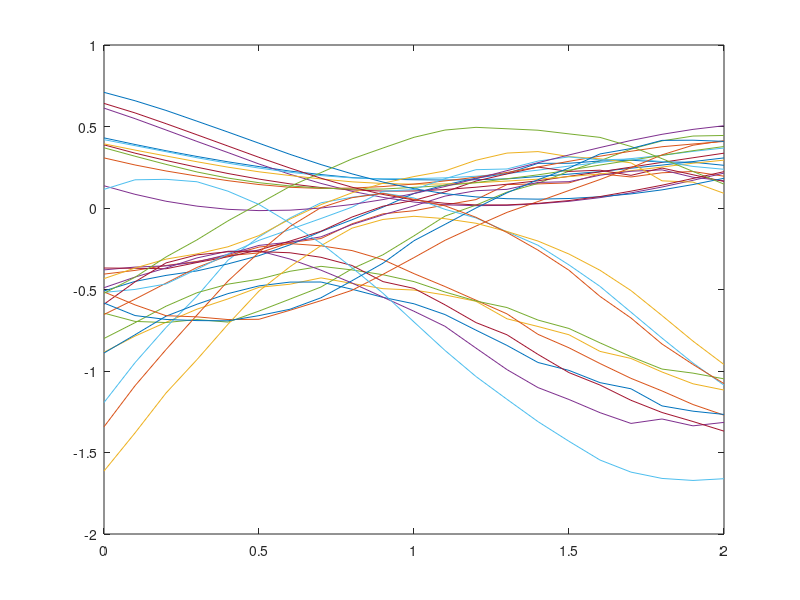
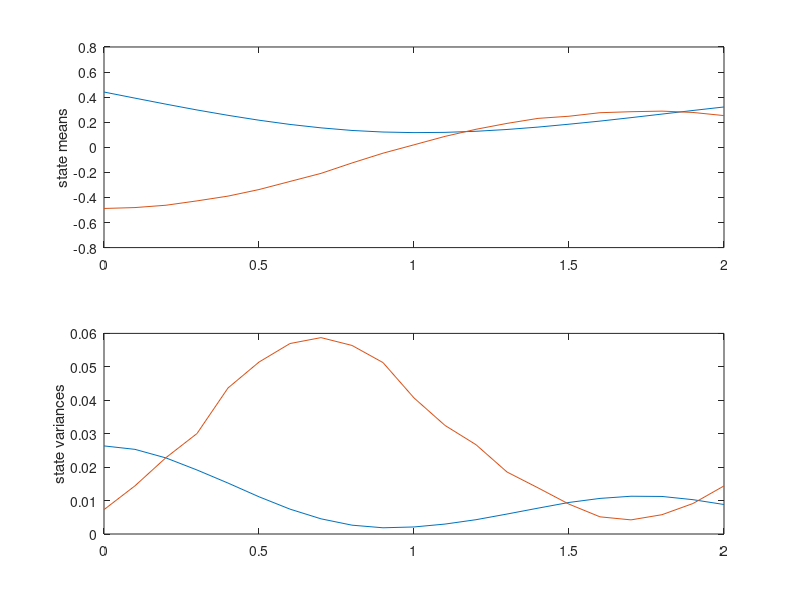

Reproduce these figures in MATLAB, in order. (Note: this script raises an error after producing the figures.)
function frame_hyper_optim_KLdiv_Traj()
clear all, close all

% matlabpool % in case you have parallel computing toolbox

% Initial hyperparameters
loghyp = log([0.1, 0.1, 0.1, 1, .01; 0.1, 0.1, 0.1, 1, .01])';

% Control input noise
torque_noise = .2;
% Control gain
K = -[3, 1];
% dt
dt = .1;
% Simulation yime length
tend = 2;
% Number of observed trajectories
notrajs = 10;

% The differential equation
diffx_int2 = @(x, k) dt*[x(2), cos(x(:)'*x(:)) +  x(:)'*k(:) + randn(1)*torque_noise]';
diffx_loc = @(x) diffx_int2(x, K);

tm = [0:dt:tend];
T = length(tm);
xsave = [];
usave = [];
mnsave = zeros(length(tm), notrajs, 2);

trainx = [];
trainy = [];

figure,
% Simulation
for e = 1:notrajs
    x = mvnrnd([.5 -.5],diag([.1 .1]/5))'; % <-- Initial state is drawn
    y = zeros(length(tm), 2);
    y(1, :) = x;
    for t = 2:length(tm)
        x = x + diffx_loc(x);
        y(t, :) = x';
    end
    xsave = [xsave; y];
    usave = [usave; y*K'];
    
    % GP training data
    trainx = [trainx; y(1:end-1, :) y(1:end-1, :)*K']; 
    trainy = [trainy; y(2:end, :) - y(1:end-1, :)];
    
    % Save simulation data in 3D: (time point, trajectory, state dimension)
    mnsave(:, e, 1) = y(:, 1);
    mnsave(:, e, 2) = y(:, 2);
    
    % Plot results
    plot(tm, [y, y*K']), hold on
end

figure,
subplot(2,1,1), plot(tm, squeeze(mean(mnsave, 2))), ylabel('state means')
subplot(2,1,2), plot(tm, squeeze(mean(mnsave.^2, 2))-squeeze(mean(mnsave, 2)).^2), ylabel('state variances')

% Initial feature (Squared only for now)
phi_init = [mean(squeeze(mnsave(1, :, :)), 1)'; mean(squeeze(mnsave(1, :, :)), 1)'.^2];
% phi_init = mean(squeeze(mnsave(1, :, :)), 1)';
th = randn(T, length(phi_init))*.1; % <--- initial theta 
th_loghyp_init = [reshape(th', [], 1); reshape(loghyp, [], 1)]; % <-- initial loghyperparameter-theta composite

objfun = @(th_loghyp) hyper_optim_kldiv(th_loghyp, mnsave, trainx, trainy, T, notrajs); % gives back the dual function value and its gradient w.r.t. th_loghyp
objfun = @(th_loghyp) gradientFrame(th_loghyp, mnsave, trainx, trainy, T, notrajs); % gives back the dual function value and its gradient w.r.t. th_loghyp

% Compare numerical and analytic gradients, they should be the same
% numGrad = numericalGradient(objfun, th_loghyp_init);
% [~, analGrad] = objfun(th_loghyp_init);
% [numGrad, analGrad]

trainy = bsxfun(@times, randn(size(trainy)), [.001, .01]/2) + trainy;

th_loghyp_opt = getFullGPModelGPU(trainx, trainy, -200, 0);
th_loghyp_opt
% Perform optimization
th_loghyp_opt = minimize(th_loghyp_init, objfun, -200);
keyboard
end

function [f, df] = hyper_optim_kldiv(th_loghyp, mnsave, trainx, trainy, T, notrajs)
% This function computes the dual function and its gradient
% The current inputs are only for the time being, we should simplify it
% later!

% Some parameters, needs to be automated later
thetaFactor = .01;
xdim = 2;
udim = 1;
fulldim = xdim + udim;

% Reformating theta and loghyp from the parameter vector
th = reshape(th_loghyp(1:end-(xdim*(fulldim+2))), 2*xdim, [])';
% th = reshape(th_loghyp(1:end-(xdim*(fulldim+2))), xdim, [])';
loghyp = reshape(th_loghyp(end-(xdim*(fulldim+2))+1:end), fulldim+2, []);

% Initial feature (Squared for now) (should be passed to this function?)
phi_init = [mean(squeeze(mnsave(1, :, :)), 1)'; mean(squeeze(mnsave(1, :, :)), 1)'.^2];
% phi_init = [mean(squeeze(mnsave(1, :, :)), 1)'];

% Get the prediction means and variances at each training input, calculate
% their gradient too (grad_mean, grad_var) w.r.t. the log-hyperparameters
% Note: to avoid GP model overfitting, we leave always the query
% input-target pair from the training database. This way the query target
% remains hidden. I'm not sure if it's necessary, but it shouldn't hurt :)
[pred_mean, pred_var, grad_mean, grad_var] = getGradientsLeaveOneOut(loghyp, trainx, trainy, 1); 

% reshape the predictions such that we have 3 dimensions: (time, trajectory,
% state dimension)
pred_mean = reshape(pred_mean, [T-1, notrajs, xdim]); 
pred_mean = shiftdim(pred_mean, 1);

dummyMnsave = shiftdim(mnsave, 1);
err_mean = (dummyMnsave(:, :, 2:end) - pred_mean).^2;
err_mean = shiftdim(err_mean, 1);
figure(6),clf
for i = 1:notrajs
    plot(err_mean(:, :, i)'), hold on
end

pred_var = reshape(pred_var, [T-1, notrajs, xdim]);
pred_var = shiftdim(pred_var, 1);
% Reshape gradients according to the prediction mean and variance
grad_mean = reshape(grad_mean, [fulldim+2, T-1, notrajs, xdim]);
grad_var = reshape(grad_var, [fulldim+2, T-1, notrajs, xdim]);

dummySave = [];

% Now, compute the Z factors and the gradients of theta
for i = 1:T
    % Compute feature (squared for now)
    phi(:, :, i) = [squeeze(mnsave(i, :, 1:2))' ; squeeze(mnsave(i, :, 1:2))'.^2];
%     phi(:, :, i) = [squeeze(mnsave(i, :, 1:2))'];
    % Compute expected feature of the successor state (we don't need
    % E[phi(x_{T+1})] )
    if i < T
        expPhi(:, :, i) = [pred_mean(:, :, i)' ; pred_mean(:, :, i)'.^2 + pred_var(:, :, i)'];
%         expPhi(:, :, i) = [pred_mean(:, :, i)' ];
    end
    if i < T

        % To compute the gradients we don't directly get Z, but the
        % argument of Z, which we denote by ZZ. To avoid
        % \frac{sum(exp(...))}{\sum(exp(...)} divisions and their numerical
        % problems, we rather obtain the log-sum-exp trick:
        % instead of sum_i(exp(ZZ(i))*a/sum(exp(ZZ))) we use
        % exp( log(exp(ZZ(i))*a ) - log(sum(exp(ZZ))) ) = 
        % = exp( ZZ(i) + log(a) - log(sum(exp(ZZ))) ) = 
        % = exp( ZZ(i) + log(a) - (A + log(sum(exp(ZZ-A)))))
        % where A = max(ZZ(i))

        ZZ(i, :) = th(i, :) * phi(:, :, i) - th(i+1, :) * expPhi(:, :, i);

        if i == 1
            % This is what we want to compute
            % grad_th(i, :) = phi_init(:)' -  (phi(:, :, i)*Z(i,:)'/(sum(Z(i, :)) + 1e-5))'; 
            % This is how we do it
            A = max(ZZ(i, :));
            grad_th(i, :) = phi_init(:)' - ...
                sum(bsxfun(@times, exp(ZZ(i, :) - (A + log(sum(exp(ZZ(i, :) - A))))), phi(:, :, i)), 2)' ...
                + thetaFactor *th(i, :);
            
            dummySave(i, :, 1) = phi_init(:)';
            dummySave(i, :, 2) = sum(bsxfun(@times, exp(ZZ(i, :) - (A + log(sum(exp(ZZ(i, :) - A))))), phi(:, :, i)), 2)';
            
            dummySave(i, :, 3) = sum(bsxfun(@minus, phi_init(:) , phi(:, :, i)).^2, 2)';
        else
            % This is what we want to compute
            % grad_th(i, :) = (expPhi(:, :, i-1)*Z(i-1, :)'/(sum(Z(i-1, :)) + 1e-5))' - (phi(:, :, i)*Z(i, :)'/(sum(Z(i, :)) + 1e-5))'
            % This is how we do it
            Ai = max(ZZ(i, :));
            Aim1 = max(ZZ(i-1, :));
            grad_th(i, :) = sum(bsxfun(@times, exp(ZZ(i-1, :) - (Aim1 + log(sum(exp(ZZ(i-1, :) - Aim1))))), expPhi(:, :, i-1)), 2)' -  ...
                sum(bsxfun(@times, exp(ZZ(i, :) - (Ai + log(sum(exp(ZZ(i, :) - Ai))))), phi(:, :, i)), 2)' ...
                + thetaFactor *th(i, :);
            
            dummySave(i, :, 1) = sum(bsxfun(@times, exp(ZZ(i-1, :) - (Aim1 + log(sum(exp(ZZ(i-1, :) - Aim1))))), expPhi(:, :, i-1)), 2)';
            dummySave(i, :, 2) = sum(bsxfun(@times, exp(ZZ(i, :) - (Ai + log(sum(exp(ZZ(i, :) - Ai))))), phi(:, :, i)), 2)';
            
            
            dummySave(i, :, 3) = sum((expPhi(:, :, i-1) - phi(:, :, i)).^2, 2)';
        end
    else % i == T

        ZZ(i, :) = th(i, :) * phi(:, :, i);
        
        Ai = max(ZZ(i, :));
        Aim1 = max(ZZ(i-1, :));

        grad_th(i, :) = sum(bsxfun(@times, exp(ZZ(i-1, :) - (Aim1 + log(sum(exp(ZZ(i-1, :) - Aim1))))), expPhi(:, :, i-1)), 2)' -  ...
                sum(bsxfun(@times, exp(ZZ(i, :) - (Ai + log(sum(exp(ZZ(i, :) - Ai))))), phi(:, :, i)), 2)' ...
                + thetaFactor *th(i, :);
            
            dummySave(i, :, 1) = sum(bsxfun(@times, exp(ZZ(i-1, :) - (Aim1 + log(sum(exp(ZZ(i-1, :) - Aim1))))), expPhi(:, :, i-1)), 2)';
            dummySave(i, :, 2) = sum(bsxfun(@times, exp(ZZ(i, :) - (Ai + log(sum(exp(ZZ(i, :) - Ai))))), phi(:, :, i)), 2)';
            
            dummySave(i, :, 3) = sum((expPhi(:, :, i-1) - phi(:, :, i)).^2, 2)';
    end
end

if any(any(isnan(grad_th)))
    keyboard
end

figure(7), clf
plot(dummySave(:, :, 3),'-')
drawnow

figure(8), clf
plot(dummySave(:, :, 1), '--')
hold on, plot(dummySave(:, :, 2), '-')
drawnow

% pause
% ----------------
% Testing theta gradient 
% ----------------
% keyboard
% func = @(th1) -log(sum(exp(th1(:)'*phi(:, :, 1) - th(2, :)*expPhi(:, :, 1)))) + th1(:)'*phi_init;
% [numericalGradient(func, th(1, :)') grad_th(1, :)']
% func = @(th2) -log(sum(exp(th2(:)'*phi(:, :, 2) - th(3, :)*expPhi(:, :, 2)))) -log(sum(exp(th(1, :)*phi(:, :, 1) - th2(:)'*expPhi(:, :, 1))));
% [numericalGradient(func, th(2, :)') grad_th(2, :)']
% ----------------
% Testing GP model gradients
% ----------------
% checkDim = 1;
% [predMean, predVar, analMeanGrad, analVarGrad] = getGradientsLeaveOneOut(loghyp(:, checkDim), trainx, trainy(:, checkDim), 1);
% for i = 1:5
%     
%     funcMean = @(lhyp) dummyFuncMean(lhyp, trainx, trainy(:, checkDim), i);
%     funcVar = @(lhyp) dummyFuncVar(lhyp, trainx, trainy(:, checkDim), i);
%     numGradMean = numericalGradient(funcMean, loghyp(:, checkDim));
%     numGradVar = numericalGradient(funcVar, loghyp(:, checkDim));
%     
%     [[numGradMean; numGradVar], [analMeanGrad(:, i); analVarGrad(:, i)]]
% end
%    keyboard

% Computing the expected successor state feature gradient for each time
% step for each trajectory for each GP model
for j = 1:(T-1) % time steps
    for k = 1:notrajs % trajectories
        grad_expphi_loc = zeros(2*xdim, fulldim+2, xdim);
%         grad_expphi_loc = zeros(xdim, fulldim+2, xdim);
        for i = 1:xdim % GP models
            grad_mean_loc = squeeze(grad_mean(:, j, k, i)); 
            grad_var_loc = squeeze(grad_var(:, j, k, i));
            
            grad_expphi_loc(i, :, i) = grad_mean_loc'; % gradient of mean(x)
            grad_expphi_loc(i+xdim, :, i) = 2*pred_mean(k, i, j)*grad_mean_loc' + grad_var_loc'; % gradient of mean(x^2) = mean(x)^2 + var(x)
            
            grad_loghyp(k, :, i) = th(j+1, :)*grad_expphi_loc(:, :, i); % theta_t^T * grad(E[phi])/grad(w_i)
        end
    end
    
    for i = 1:xdim
        A = max(ZZ(j, :));
        grad_loghyp_final(j, :, i) = sum(bsxfun(@times, exp(ZZ(j, :) - (A + log(sum(exp(ZZ(j, :) - A))))), grad_loghyp(:, :, i)'), 2)';
%         grad_loghyp_final(j, :, i) = Z(j, :) * grad_loghyp(:, :, i)/(sum(Z(j, :))+1e-5);
    end
end
clear grad_loghyp
grad_loghyp = reshape(squeeze(sum(grad_loghyp_final, 1)), [], 1);

figure(9), clf 
% Plotting predictive mean and variance for all trajectories
for i = 1:notrajs
    subplot(2,1,1)
    plot(squeeze(pred_mean(i, :, :))'), hold on, ylabel('Pred mean')
    subplot(2,1,2)
    plot(squeeze(pred_var(i, :, :))'), hold on, ylabel('Pred var')
end

figure(10), clf
subplot(2,1,1), plot(grad_th); ylabel('gradient of thetas vs time')
subplot(2,1,2), plot(reshape(grad_loghyp, [], xdim)); ylabel('grad loghyp')

grad_th = reshape(grad_th', [], 1);

df = [grad_th; grad_loghyp];
f = th(1, :)*phi_init ;
% again, using the logsumexp trick for numerical accuracy
for i = 1:T
    A = max(ZZ(i, :));
    f = f - (A + log( sum(exp(ZZ(i, :) - A))))+ thetaFactor * th(i, :) * th(i, :)' ;
end

title(['Obj fun: ', num2str(f)])
drawnow

% disp('exp(ZZ)')
% exp(ZZ)

% 
% disp('Hyper-parameters')
% exp(loghyp)
disp('theta')
th
% % disp('Grad Hyperparameters')
% reshape(grad_loghyp, [], 2)
% disp('Grad theta')
% reshape(grad_th, 4, [])'
disp('Norm theta')
disp(norm(th))

% As we are using a minimization function, we change the signs
f = -f;
df = -df;

end

function [f, df] = gradientFrame(th_loghyp, mnsave, trainx, trainy, T, notrajs)
% to compare numerical and analytic gradients

[f, df] = hyper_optim_kldiv(th_loghyp, mnsave, trainx, trainy, T, notrajs); 

% objfun = @(par) hyper_optim_kldiv(par, mnsave, trainx, trainy, T, notrajs); % gives back the dual function value and its gradient w.r.t. th_loghyp
% numGrad = numericalGradient(objfun, th_loghyp);
% disp(['Norm(numgrad - analgrad): ', num2str(norm(numGrad-df))])

end

function [pred_mean] = dummyFuncMean(loghyp, trainx, trainy, i)
    [pred_mean, ~] = getGradientsLeaveOneOut(loghyp, trainx, trainy, 1);
    pred_mean = pred_mean(i);    
end

function [pred_var] = dummyFuncVar(loghyp, trainx, trainy, i)
    [~, pred_var] = getGradientsLeaveOneOut(loghyp, trainx, trainy, 1);
    pred_var = pred_var(i);
end

function [grad_mean, grad_var] = getGradients(loghyp, x, y)

e = size(y, 2);
[n, d] = size(x);

if and(or(size(loghyp, 2) == 1, size(loghyp, 1) == 1), e > 1)
    loghyp = reshape(loghyp(:), d+2, e);
end

hyp = exp(loghyp);

grad_mean = zeros(d+2, n, e);
grad_var = zeros(d+2, n, e);

for i = 1:e
    sigf = hyp(end-1,i); sign = hyp(end, i); w = hyp(1:end-2, i);
    K = sigf^2 * exp(-.5*maha(x, x, diag(w.^-2)));
    L = chol(K+eye(n)*sign^2);
    
    alpha = eye(n)/L/L'*y(:, i);
    
    for j = 1:d
        Wloc = zeros(d);
        Wloc(j, j) = w(j)^-3;
        gradLoc(:, :, j) = K.*maha(x, x, Wloc);
    end
    
    gard_mean_loc = zeros(d+2, n);
    gard_var_loc = zeros(d+2, n);
    
    parfor ii = 1:n
        
        k = sigf^2 * exp(-.5*maha(x, x(ii, :), diag(w.^-2)));
        beta = k'/L/L';
        
        % grad w
        for j = 1:d+2
            if j <= d
                Wloc = zeros(d);
                Wloc(j, j) = w(j)^-3;
                gradK = k.* maha(x, x(ii, :), Wloc);
                grad_mean_loc(j, ii) = (gradK' - beta*gradLoc(:, :, j)) * alpha;
                grad_var_loc(j, ii) = - 2*gradK' * beta' + beta*gradLoc(:, :, j)* beta';
            end
            
            if j == d+1
                % grad sigf
                grad_mean_loc(j, ii) = 2/sigf*(k' - beta*K)*alpha;
                grad_var_loc(j, ii) = 2*sigf - 2*2/sigf * k'*beta' + 2/sigf * beta * K * beta';
            end
            
            if j == d+2
                % grad sign
                grad_mean_loc(j, ii) = - 2*sign * beta * alpha;
                grad_var_loc(j, ii) =   2*sign * (beta * beta') + 2*sign;
            end
            
        end
    end
    
    grad_mean(:, :, i) = bsxfun(@times, grad_mean_loc, hyp(:, i));
    grad_var(:, :, i) = bsxfun(@times, grad_var_loc, hyp(:, i));
end



end

function [pred_mean, pred_var, grad_mean, grad_var] = getGradientsLeaveOneOut(loghyp, x, y, constPrior)
% This is an unoptimized implementation, might be slow, but we can put it
% on GPU and then it will be fast (hopefully :)). Nevertheless it works fine.

if nargin < 4 
    constPrior = 1; % add the query to the predictive mean
end

e = size(y, 2);
[n, d] = size(x);

if and(or(size(loghyp, 2) == 1, size(loghyp, 1) == 1), e > 1)
    loghyp = reshape(loghyp(:), d+2, e);
end

hyp = exp(loghyp);

pred_mean = zeros(n, e);
pred_var = zeros(n, e);

grad_mean = zeros(d+2, n, e);
grad_var = zeros(d+2, n, e);

for i = 1:e
    
    gard_mean_loc = zeros(d+2, n);
    gard_var_loc = zeros(d+2, n);
    parfor ii = 1:n
        
        ixLoc = [1:ii-1, ii+1:n];
%         ixLoc = [1:n];
    
        sigf = hyp(end-1,i); sign = hyp(end, i); w = hyp(1:end-2, i);
        K = sigf^2 * exp(-.5*maha(x(ixLoc, :), x(ixLoc, :), diag(w.^-2)));
        L = chol(K+eye(length(ixLoc))*sign^2);
        
        k = sigf^2 * exp(-.5*maha(x(ixLoc, :), x(ii, :), diag(w.^-2)));
        k = k(:);
        beta = k'/L/L';
    
        alpha = eye(length(ixLoc))/L/L'*y(ixLoc, i);
        
        pred_mean(ii, i) = k'*alpha;
        if constPrior 
            pred_mean(ii, i) = pred_mean(ii, i) + x(ii, i);
        end
        pred_var(ii, i) = sigf^2  - beta*k ; %+ sign^2;
    
        % grad w
        for j = 1:d+2
            if j <= d
                Wloc = zeros(d);
                Wloc(j, j) = w(j)^-3;
                gradK = k .* maha(x(ixLoc, :), x(ii, :), Wloc);
                gradLoc = K.*maha(x(ixLoc, :), x(ixLoc, :), Wloc);
                grad_mean_loc(j, ii) = (gradK' - beta*gradLoc) * alpha;
                grad_var_loc(j, ii) = - 2*gradK' * beta' + beta*gradLoc* beta';
            end
            
            if j == d+1
                % grad sigf
                grad_mean_loc(j, ii) = 2/sigf*(k' - beta*K)*alpha;
                grad_var_loc(j, ii) = 2*sigf - 2*2/sigf * k'*beta' + 2/sigf * beta * K * beta';
            end
            
            if j == d+2
                % grad sign
                grad_mean_loc(j, ii) = - 2*sign * beta * alpha;
                grad_var_loc(j, ii) =   2*sign * (beta * beta') ; %+ 2*sign;
            end
            
        end
    end
    
    grad_mean(:, :, i) = bsxfun(@times, grad_mean_loc, hyp(:, i));
    grad_var(:, :, i) = bsxfun(@times, grad_var_loc, hyp(:, i));
end

end

